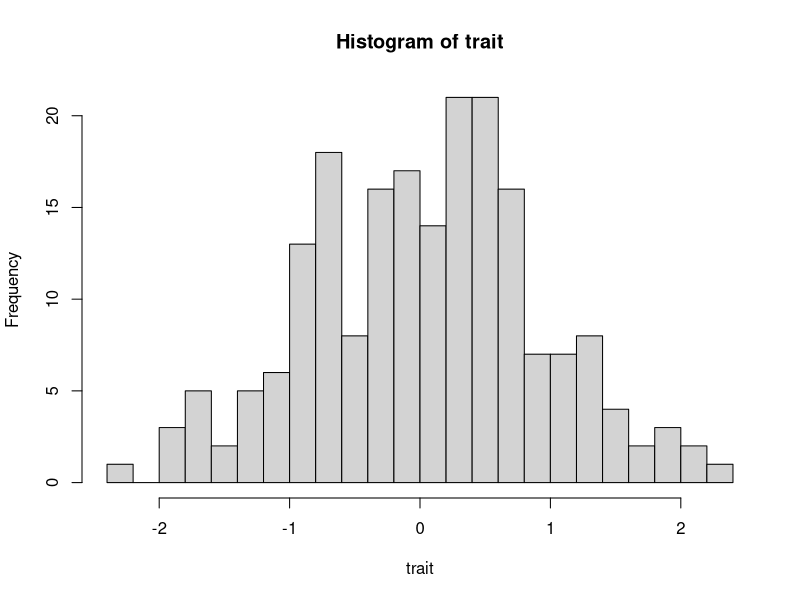

This chart was generated by the following R code:

# Question 9

loci <- 15
indiv <- 200
h2 <- 0.5

af <- runif(loci)

x <- t(replicate(indiv, rbinom(loci, 2, af)))

# Check polymorphism
polymorphic <- apply(x, 2, var) == 0
num_polymorphic <- sum(polymorphic)
if (num_polymorphic != 0) {
  stop("There are ", num_polymorphic, " monomorphic loci")
}

x <- scale(x)

beta <- rnorm(loci, 0, sqrt(h2/loci))
genetic <- x %*% beta

# Environmental is per person
environmental <- rnorm(indiv, 0, sqrt(1 - h2))

trait <- genetic + environmental

hist(trait, breaks = 20)